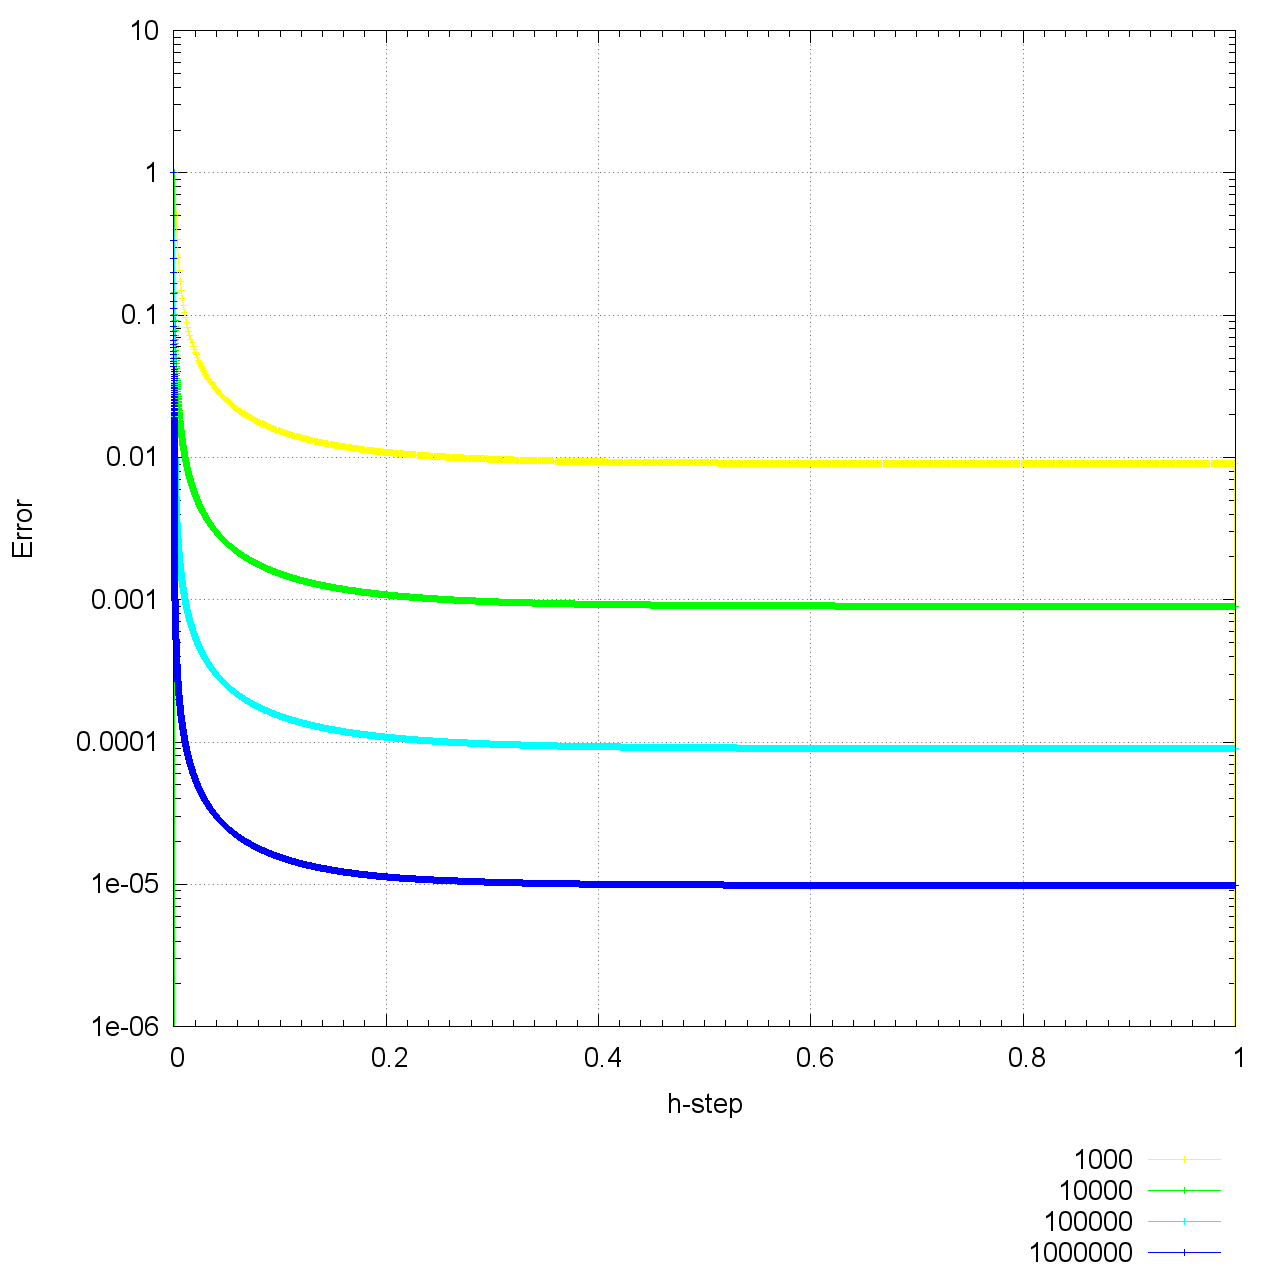

Write gnuplot code to recreate this figure.
# Definizioni Generali di Stile

set mxtics 10
set mytics 10
set key bmargin
set grid
set bars small
set terminal pngcairo enhanced font 'Arial, 20' background "#ffffff" fontscale 1.0 dashed size 1280,1280

set style line 1  linetype 1 linecolor rgb "red"  linewidth 1 
set style line 3  linetype 1 linecolor rgb "yellow"  linewidth 1 
set style line 4  linetype 1 linecolor rgb "green"  linewidth 1 
set style line 6  linetype 1 linecolor rgb "blue"  linewidth 1 
set style line 5  linetype 1 linecolor rgb "cyan"  linewidth 1 
set style line 2  linetype 1 linecolor rgb "orange"  linewidth 1 

# Parametri Specifici Del Grafico
set output 'plot_err.png'
#set xformat "%.0f"
#set yformat "%.0f"
set xrange [0:1]
#set yrange [0:1.5]
#set logscale x 
set logscale y
set xlabel "h-step"
set ylabel "Error"

# Plot del modulo
#plot '10err.txt' ls 1 w linespoints ti '10', '100err.txt' ls 2  w linespoints ti '100', '1000err.txt' ls 3  w linespoints ti '1000', '10000err.txt' ls 4  w linespoints ti '10000', '100000err.txt' ls 5  w linespoints ti '100000' , '1000000err.txt' ls 6  w linespoints ti '1000000' 

plot 'Data/1000err.txt' ls 3  w linespoints ti '1000', 'Data/10000err.txt' ls 4  w linespoints ti '10000', 'Data/100000err.txt' ls 5  w linespoints ti '100000' , 'Data/1000000err.txt' ls 6  w linespoints ti '1000000' 


set output 'plot_errLU.png'
plot  'Data/10errLU.txt' ls 1 w linespoints ti '10', 'Data/100errLU.txt' ls 2  w linespoints ti '100', 'Data/1000errLU.txt' ls 3  w linespoints ti '1000',

